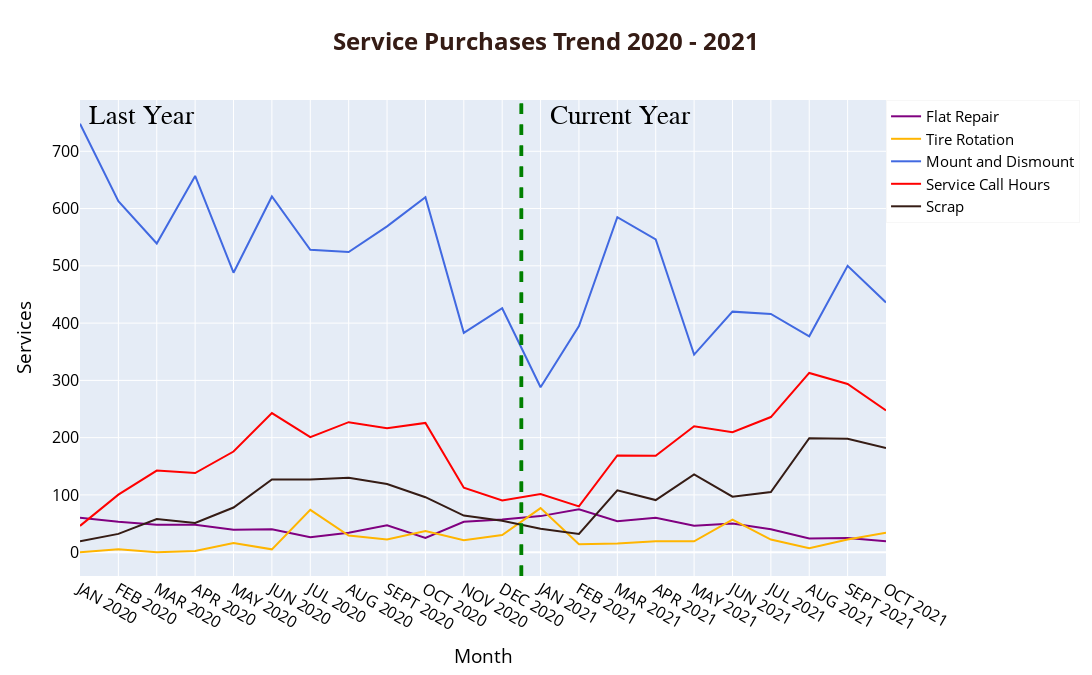

The notebook cell this image was saved under:
### Code cell
# Setup independent X Variables (which is just the month and save a list):
Month_LIST = Service_df_TRANSPOSED['month-yr'].to_list()

# Setup a dependent Y Variables (By Creating separate lists for each type of service):
Flat_Repair_Values = Service_df_TRANSPOSED['Flat Repair'].to_list()

Tire_Rotation_Values = Service_df_TRANSPOSED["Tire Rotation"].tolist()

Mount_and_Dismount_Values = Service_df_TRANSPOSED["Mount and Dismount"].to_list()

Service_Call_Hours_Values = Service_df_TRANSPOSED["Service Call Hours"].to_list()

Scrap_Values = Service_df_TRANSPOSED["Scrap"].to_list()

fig = go.Figure()
# Add a light blue filter over last year's graph to distinguish it from this year:
fig.add_vrect(x0=0, x1=12,
                annotation_text=" Last Year ", annotation_position="top left",
                annotation=dict(
    font_size=27, font_family="Times New Roman"),
    fillcolor=None, opacity=0.25, line_width=0)
# Optionally add a filter color for this yr too, lightgreen works (or choose "white" or comment out this block for none)
fig.add_vrect(x0=12, x1=12,
                annotation_text=" Current Year ", annotation_position="top left",
                annotation=dict(
    font_size=27, font_family="Times New Roman"),
    fillcolor=None, opacity=0.15, line_width=0)

# Add a green vertical line the graph to separate last year from the current one:
fig.add_vline(x=11.5, line_width=3.5,
                line_dash="dash", line_color="green")

# Create and Style Traces:
fig.add_trace(go.Scatter(x=Month_LIST, y=Flat_Repair_Values, name='Flat Repair',
                            line=dict(color='purple', width=2)))
fig.add_trace(go.Scatter(x=Month_LIST, y=Tire_Rotation_Values, name='Tire Rotation',
                            line=dict(color='#FFB500', width=2)))
fig.add_trace(go.Scatter(x=Month_LIST, y=Mount_and_Dismount_Values, name='Mount and Dismount',
                            line=dict(color='royalblue', width=2)))
fig.add_trace(go.Scatter(x=Month_LIST, y=Service_Call_Hours_Values, name='Service Call Hours',
                            line=dict(color='red', width=2)))
fig.add_trace(go.Scatter(x=Month_LIST, y=Scrap_Values, name='Scrap',
                            line=dict(color='#351C15', width=2)))

# Edit the Layout:
fig.update_layout(
    title_text=f"<b>Service Purchases Trend {Last_Year} - {Current_Year}</b>",
    title_x=0.5,
    title_font_size=24,
    title_font_color="#351C15",
    xaxis_title="Month",
    yaxis_title='Services',
    autosize=False, width=1350, height=675,
    showlegend=True,
    legend=dict(
        x=1,
        y=1,
        title_font_family="Times New Roman",
        font=dict(
            family=None,
            size=15,
            color="black"
        ),
        bgcolor="white",
        bordercolor="dimgray",
        borderwidth=.05
    ),
    # General axes and axes labels fonts:
    font=dict(
        family=None,
        size=16,
        color="black"
    ))


# Add a green vertical line the graph to separate last year from the current one:
fig.add_vline(x=11.5, line_width=3.5,
                line_dash="dash", line_color="green")

# Save the file to use in HTML, PDF, etc.
fig.write_image(f"Images_graphs/{Current_Year}_Service_Purchase_Analysis.svg")
fig.show()









# NOW.... we have to do all that again to create the same graph but different size for our interactive webpage version:
fig2 = go.Figure()
# Add a light blue filter over last year's graph to distinguish it from this year:
fig2.add_vrect(x0=0, x1=12,
                annotation_text=" Last Year ", annotation_position="top left",
                annotation=dict(
    font_size=23, font_family="Times New Roman"),
    fillcolor=None, opacity=0.25, line_width=0)
# Optionally add a filter color for this yr too, lightgreen works (or choose "white" or comment out this block for none)
fig2.add_vrect(x0=12, x1=12,
                annotation_text=" Current Year ", annotation_position="top left",
                annotation=dict(
    font_size=23, font_family="Times New Roman"),
    fillcolor=None, opacity=0.15, line_width=0)

# Add a green vertical line the graph to separate last year from the current one:
fig2.add_vline(x=11.5, line_width=3.5,
                line_dash="dash", line_color="green")

# Create and Style Traces:
fig2.add_trace(go.Scatter(x=Month_LIST, y=Flat_Repair_Values, name='Flat Repair',
                            line=dict(color='purple', width=2)))
fig2.add_trace(go.Scatter(x=Month_LIST, y=Tire_Rotation_Values, name='Tire Rotation',
                            line=dict(color='#FFB500', width=2)))
fig2.add_trace(go.Scatter(x=Month_LIST, y=Mount_and_Dismount_Values, name='Mount and Dismount',
                            line=dict(color='royalblue', width=2)))
fig2.add_trace(go.Scatter(x=Month_LIST, y=Service_Call_Hours_Values, name='Service Call Hours',
                            line=dict(color='red', width=2)))
fig2.add_trace(go.Scatter(x=Month_LIST, y=Scrap_Values, name='Scrap',
                            line=dict(color='#351C15', width=2)))

# Edit the Layout:
fig2.update_layout(
    title_text=f"<b>Service Purchases Trend {Last_Year} - {Current_Year}</b>",
    title_x=0.5,
    title_font_size=20,
    title_font_color="#351C15",
    xaxis_title="Month",
    yaxis_title='Services',
    autosize=False, width=1050, height=525,
    showlegend=True,
    legend=dict(
        x=1,
        y=1,
        title_font_family="Times New Roman",
        font=dict(
            family=None,
            size=13,
            color="black"
        ),
        bgcolor="white",
        bordercolor="dimgray",
        borderwidth=.05
    ),
    # General axes and axes labels fonts:
    font=dict(
        family=None,
        size=13,
        color="black"
    ))


# Add a green vertical line the graph to separate last year from the current one:
fig2.add_vline(x=11.5, line_width=3.5,
                line_dash="dash", line_color="green")



# PLOTLY INTERACTIVE:
Service_Purchases_Trend_graph = fig2
Service_Purchases_Trend_graph_for_iframe = py.plot(Service_Purchases_Trend_graph, filename = 'Service_Purchases_Trend_graph', auto_open=False)
Service_Purchases_Trend_graph_for_iframe

### Figure 1 — Plotly figure (JSON) as saved in the notebook; plotly's stock layout.template omitted (floating-point values rounded to 4 significant figures)
{"data": [{"line": {"color": "purple", "width": 2}, "name": "Flat Repair", "type": "scatter", "x": ["JAN 2020", "FEB 2020", "MAR 2020", "APR 2020", "MAY 2020", "JUN 2020", "JUL 2020", "AUG 2020", "SEPT 2020", "OCT 2020", "NOV 2020", "DEC 2020", "JAN 2021", "FEB 2021", "MAR 2021", "APR 2021", "MAY 2021", "JUN 2021", "JUL 2021", "AUG 2021", "SEPT 2021", "OCT 2021"], "y": [60, 53, 48, 48, 39, 40, 26, 34, 47, 25, 53, 57, 63, 75, 54, 60, 46, 50, 40, 24, 25, 19]}, {"line": {"color": "#FFB500", "width": 2}, "name": "Tire Rotation", "type": "scatter", "x": ["JAN 2020", "FEB 2020", "MAR 2020", "APR 2020", "MAY 2020", "JUN 2020", "JUL 2020", "AUG 2020", "SEPT 2020", "OCT 2020", "NOV 2020", "DEC 2020", "JAN 2021", "FEB 2021", "MAR 2021", "APR 2021", "MAY 2021", "JUN 2021", "JUL 2021", "AUG 2021", "SEPT 2021", "OCT 2021"], "y": [0, 5, 0, 2, 16, 5, 74, 29, 22, 37, 21, 30, 77, 14, 15, 19, 19, 57, 22, 7, 22, 34]}, {"line": {"color": "royalblue", "width": 2}, "name": "Mount and Dismount", "type": "scatter", "x": ["JAN 2020", "FEB 2020", "MAR 2020", "APR 2020", "MAY 2020", "JUN 2020", "JUL 2020", "AUG 2020", "SEPT 2020", "OCT 2020", "NOV 2020", "DEC 2020", "JAN 2021", "FEB 2021", "MAR 2021", "APR 2021", "MAY 2021", "JUN 2021", "JUL 2021", "AUG 2021", "SEPT 2021", "OCT 2021"], "y": [748, 613, 539, 657, 488, 621, 528, 524, 569, 620, 383, 426, 288, 395, 585, 546, 345, 420, 416, 377, 500, 436]}, {"line": {"color": "red", "width": 2}, "name": "Service Call Hours", "type": "scatter", "x": ["JAN 2020", "FEB 2020", "MAR 2020", "APR 2020", "MAY 2020", "JUN 2020", "JUL 2020", "AUG 2020", "SEPT 2020", "OCT 2020", "NOV 2020", "DEC 2020", "JAN 2021", "FEB 2021", "MAR 2021", "APR 2021", "MAY 2021", "JUN 2021", "JUL 2021", "AUG 2021", "SEPT 2021", "OCT 2021"], "y": [46, 100.5, 142.5, 138.2, 175.8, 243, 201, 227, 216.5, 225.8, 112.5, 90.5, 101.5, 80, 169, 168.5, 220, 209.5, 236, 313, 293.8, 247.5]}, {"line": {"color": "#351C15", "width": 2}, "name": "Scrap", "type": "scatter", "x": ["JAN 2020", "FEB 2020", "MAR 2020", "APR 2020", "MAY 2020", "JUN 2020", "JUL 2020", "AUG 2020", "SEPT 2020", "OCT 2020", "NOV 2020", "DEC 2020", "JAN 2021", "FEB 2021", "MAR 2021", "APR 2021", "MAY 2021", "JUN 2021", "JUL 2021", "AUG 2021", "SEPT 2021", "OCT 2021"], "y": [19, 32, 58, 51, 78, 127, 127, 130, 119, 96, 64, 55, 41, 32, 108, 91, 136, 97, 105, 199, 198, 182]}], "layout": {"annotations": [{"font": {"family": "Times New Roman", "size": 27}, "showarrow": false, "text": " Last Year ", "x": 0, "xanchor": "left", "xref": "x", "y": 1, "yanchor": "top", "yref": "y domain"}, {"font": {"family": "Times New Roman", "size": 27}, "showarrow": false, "text": " Current Year ", "x": 12, "xanchor": "left", "xref": "x", "y": 1, "yanchor": "top", "yref": "y domain"}], "autosize": false, "font": {"color": "black", "size": 16}, "height": 675, "legend": {"bgcolor": "white", "bordercolor": "dimgray", "borderwidth": 0.05, "font": {"color": "black", "size": 15}, "title": {"font": {"family": "Times New Roman"}}, "x": 1, "y": 1}, "shapes": [{"line": {"width": 0}, "opacity": 0.25, "type": "rect", "x0": 0, "x1": 12, "xref": "x", "y0": 0, "y1": 1, "yref": "y domain"}, {"line": {"width": 0}, "opacity": 0.15, "type": "rect", "x0": 12, "x1": 12, "xref": "x", "y0": 0, "y1": 1, "yref": "y domain"}, {"line": {"color": "green", "dash": "dash", "width": 3.5}, "type": "line", "x0": 11.5, "x1": 11.5, "xref": "x", "y0": 0, "y1": 1, "yref": "y domain"}, {"line": {"color": "green", "dash": "dash", "width": 3.5}, "type": "line", "x0": 11.5, "x1": 11.5, "xref": "x", "y0": 0, "y1": 1, "yref": "y domain"}], "showlegend": true, "title": {"font": {"color": "#351C15", "size": 24}, "text": "<b>Service Purchases Trend 2020 - 2021</b>", "x": 0.5}, "width": 1350, "xaxis": {"title": {"text": "Month"}}, "yaxis": {"title": {"text": "Services"}}}}
